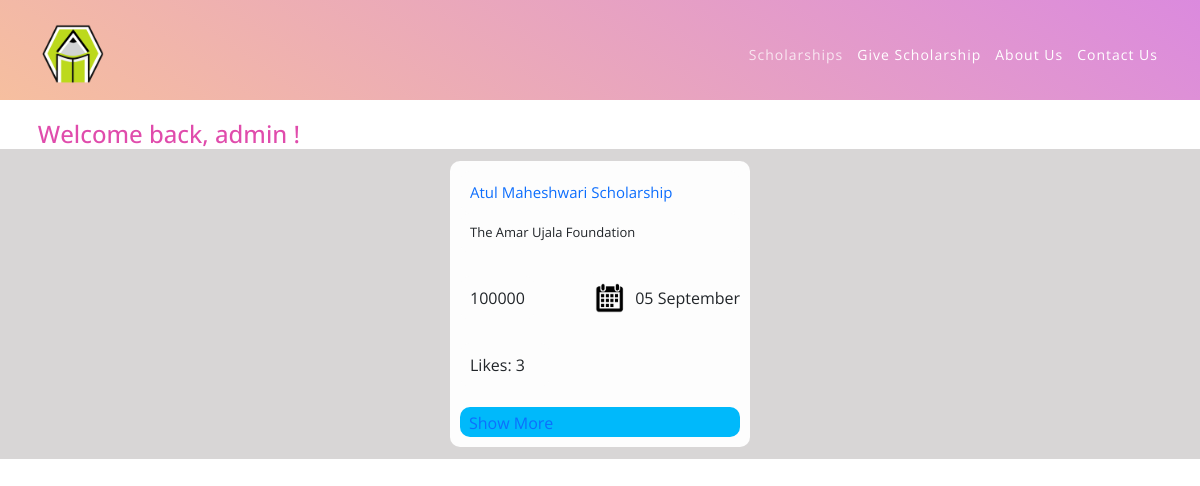
Page /watchlist (signed in) on the committed database.
### app/models.py (models this page shows, shortened)
class User(AbstractUser):
    watchlist = models.ManyToManyField("App", blank=True, related_name="watchlist")

class App(models.Model):
    level = [("Undergraduate","UNDERGRADUATE"),
            ("Postgraduate", "POSTGRADUATE"),
            ("Phd", "PhD")]
    categories = [("National","NATIONAL"),
                 ("International", "INTERNATIONAL")]
    name = models.CharField(max_length=64, help_text = "Enter Name of Scholarship")
    providedby = models.CharField(max_length=64, verbose_name = "Provided By", help_text="Enter name of sponsor or organization")
    eligibilitycriteria = models.CharField(max_length=512, verbose_name = "Eligibility Criteria", help_text="Enter Eligibility Criteria")
    exam = models.CharField(max_length=64, help_text="Enter if any exam is required")
    scholarshipamount = models.CharField(max_length = 18, verbose_name = "Scholarship Amount")
    applicationfees = models.CharField(max_length = 18, verbose_name = "Application Fees")
    deadline = models.CharField(max_length=32)
    link = models.CharField(max_length=128, help_text="Enter 404 if not available")
    category = models.CharField(choices=categories, blank=True, verbose_name = "Category", max_length=200, null=True)
    levels = models.CharField(choices=level, blank=True, verbose_name = "Levels", max_length=200, null=True)
    like = models.ManyToManyField(User, blank=True, related_name="liked_user")
    description = models.TextField(max_length=4098, help_text="Enter Description of Scholarship", verbose_name="Description")

### app/views.py (the view)
# urls.py: path("watchlist", views.watchlist, name="watchlist"),
@login_required
def watchlist(request):
    return render(request, "app/watchlist.html", {
        "listings": request.user.watchlist.all()
    })

### app/templates/app/watchlist.html (shortened to what this page needs)
{%load static %}
<!DOCTYPE html>
<html lang="en">
<head>
    <link href="{% static 'app/vendor/bootstrap/css/bootstrap.min.css' %}" rel="stylesheet">
    <link rel="stylesheet" href="{% static 'app/assets/css/fontawesome.css' %}">
    <link rel="stylesheet" href="{% static 'app/assets/css/templatemo-eduwell-style.css' %}">
    <link rel="stylesheet" href="{% static 'app/assets/css/owl.css' %}">
    <link rel="stylesheet" href="{% static 'app/assets/css/lightbox.css' %}">
    <link rel="stylesheet" href="{% static 'app/cards.css' %}">
    <link rel="stylesheet" href="{% static 'app/watchlist.css' %}">
</head>
<body>
    <header class="header-area header-sticky">
        <div class="container">
            <div class="row">
                <div class="col-12">
                    <nav class="main-nav">
                        <a href="{% url 'landing' %}" class="logo">
                            <img src="{% static 'app/assets/images/templatemo-eduwell.png' %}" alt="EduWell Template"
                                width="60" height="60">
                        </a>
                        <ul class="nav">
                            <li><a href="{% url 'index' %}" class="active">Scholarships</a></li>
                            <li><a href="{% url 'contact'%}">Give Scholarship</a></li>
                            <li><a href="{% url 'about' %}">About Us</a></li>
                            <li><a href="{% url 'contact'%}">Contact Us</a></li>
                        </ul>
                    </nav>
                </div>
            </div>
        </div>
    </header>
    <div style="margin-top: 120px;   ">
        <h4 style="color:#e04cac; padding-inline-start: 1cm;">Welcome back, {{request.user}} !</h4>
        <div class="watchlist-main">
            <div class="watchlist-center">
                <div class="holder">
                    {% for app in listings %}
                    <a href="{% url 'listing' app.id %}" style="margin-left: 0px;">
                        <div class="cards">
                            <div class="d1">
                                <a href="{% url 'listing' app.id %}" style="margin-left: 0px;">
                                    <div class="name">{{app.name}}</div>
                                </a>
                                <div class="providedby">{{app.providedby}}</div>
                            </div>
                            <div class="d2">
                                <div style="display: flex;">
                                    <div class="amount">{{app.scholarshipamount}}</div>
                                </div>
                                <div style="display: flex; align-items: center">
                                    <div class="calendar-ico"><img src="{% static 'app/images/calendar-icon.png' %}" height=30px
                                            width=20px></div>
                                    <div class="deadline">{{app.deadline}}</div>
                                </div>
                            </div>
                            <div class="d3">
                                <div class="rating">Likes:  {{app.like.count}}</div>
                            </div>
                            <div class="d4">
                                <a href="{% url 'listing' app.id %}" style="margin-left: 0px; font-size: 16px;">
                                    <div class="show-more">Show More</div>
                                </a>
                            </div>
                        </div>
                    </a>
                    {% endfor %}
                </div>
            </div>
        </div>
    </div>

### app/static/app/assets/css/templatemo-eduwell-style.css (style rules this page uses)
html, body, div, span, applet, object, iframe, h1, h2, h3, h4, h5, h6, p, blockquote, div pre, a, abbr, acronym, address, big, cite, code, del, dfn, em, font, img, ins, kbd, q, s, samp, small, strike, strong, sub, sup, tt, var, b, u, i, center, dl, dt, dd, ol, ul, li, figure, header, nav, section, article, aside, footer, figcaption { margin: 0; padding: 0; border: 0; outline: 0; }
ul, li { padding: 0; margin: 0; list-style: none; }
header, nav, section, article, aside, footer, hgroup { display: block; }
* { box-sizing: border-box; }
html, body { font-family: 'Open Sans', sans-serif; font-weight: 400; background-color: #fff; font-size: 16px; -ms-text-size-adjust: 100%; -webkit-font-smoothing: antialiased; -moz-osx-font-smoothing: grayscale; }
a { text-decoration: none !important; }
h1, h2, h3, h4, h5, h6 { margin-top: 0px; margin-bottom: 0px; }
ul { margin-bottom: 0px; }
img { width: 100%; overflow: hidden; }
html, body { background: #fff; font-family: 'Open Sans', sans-serif; }
.header-area { background-image: url(../images/header-bg.png); background-size: contain; background-repeat: no-repeat; background-position: top; position: absolute; top: 0; left: 0; right: 0; z-index: 100; -webkit-transition: all .5s ease 0s; -moz-transition: all .5s ease 0s; -o-transition: all .5s ease 0s; transition: all .5s ease 0s; }
.header-area .main-nav { min-height: 80px; background: transparent; }
.header-area .main-nav .logo { line-height: 100px; color: #fff; font-size: 28px; font-weight: 700; text-transform: uppercase; letter-spacing: 2px; float: left; -webkit-transition: all 0.3s ease 0s; -moz-transition: all 0.3s ease 0s; -o-transition: all 0.3s ease 0s; transition: all 0.3s ease 0s; }
.header-area .main-nav .nav { float: right; margin-top: 35px; margin-right: 0px; background-color: transparent; -webkit-transition: all 0.3s ease 0s; -moz-transition: all 0.3s ease 0s; -o-transition: all 0.3s ease 0s; transition: all 0.3s ease 0s; position: relative; z-index: 999; }
.header-area .main-nav .nav li { padding-left: 30px; padding-right: 30px; }
.header-area .main-nav .nav li:last-child { padding-right: 0px; }
.header-area .main-nav .nav li a { display: block; font-weight: 400; font-size: 14px; text-transform: capitalize; color: #fff; -webkit-transition: all 0.3s ease 0s; -moz-transition: all 0.3s ease 0s; -o-transition: all 0.3s ease 0s; transition: all 0.3s ease 0s; height: 40px; line-height: 40px; border: transparent; letter-spacing: 1px; }
.header-area .main-nav .nav li:hover a, .header-area .main-nav .nav li a.active { color: #fff!important; opacity: 0.75; }
.header-area.header-sticky { min-height: 80px; }
.header-area .nav { margin-top: 30px; }
.header-area.header-sticky .nav li a.active { color: #dc8cdb; }
@media (max-width: 1200px) { .header-area .main-nav .nav li { padding-left: 7px; padding-right: 7px; } }
@media (max-width: 1200px) { .header-area .main-nav:before { display: none; } }
@media (min-width: 767px) { .header-area .main-nav .nav { display: flex !important; } }
body { overflow-x: hidden; }
@media (max-width: 1200px) { .header-area { background: rgb(219,138,222) !important; background: linear-gradient(-145deg, rgba(219,138,222,1) 0%, rgba(246,191,159,1) 100%) !important; } }

### app/static/app/watchlist.css (style rules this page uses)
.watchlist-main { display: flex; }
.watchlist-center { width: 100%; height: 100%; background-color: pink; }

### rows in the picture
User: user "admin"
App: name "Atul Maheshwari Scholarship", providedby "The Amar Ujala Foundation", scholarshipamount "100000", deadline "05 September", like.count "3"
